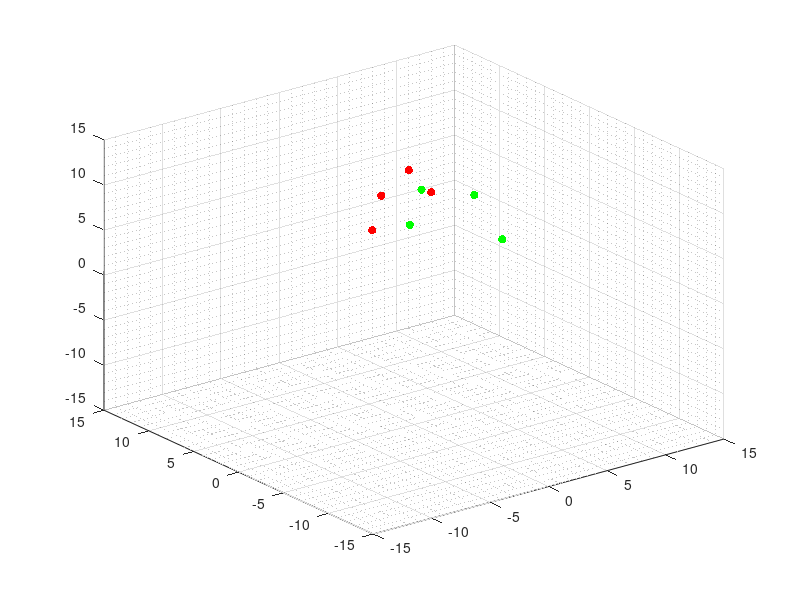

Here is the MATLAB script that generated this plot: (Note: this script raises an error after producing the figure.)
% =========================================================================
% SIMULACIÓN DEL PROBLEMA DE FORMACIÓN EN 3D
% =========================================================================
% Autor: Kenneth Andree Aldana Corado
% Última modificación: 20/09/2022
% Basado en: "Simulación de control de formación sin modificaciones"
% de Andrea Maybell Peña Echeverría
% (MODELO 2)
% =========================================================================
% El siguiente script implementa la simulación de la ecuación de consenso
% sin modificar.
% =========================================================================

%% Inicialización del mundo
gridsize = 15;
initsize = 10;
N = 8; % Definir la cantidad de agentes
dt = 0.01; % Tiempo de muestreo
T = 5; % Tiempo máximo de simulación

% Inicialización de la posición de los agentes
X = initsize*rand(3,N);
Xi = X; % Vector de posición de los agentes

% Inicialización de la velocidad de los agentes
V = zeros(3,N);

%% Grafico de posición inicial de los agentes
%  Se utiliza distinción de color por agentes
%    Rojo:    agente 1
%    Verde:   agente 2

color = [255 0 0;
         255 0 0;
         255 0 0;
         255 0 0;
         0 255 0;
         0 255 0;
         0 255 0;
         0 255 0];   
% Se define la representación gráfica como gráfico de dispersión en 3D
agents = scatter3(X(1,:),X(2,:),X(3,:),[],color,'filled');
grid minor;
xlim([-gridsize, gridsize]);
ylim([-gridsize, gridsize]);
zlim([-gridsize, gridsize]);

%% Inicialización de simulación
t = 0;
ciclos = 1; % Contador de ciclos para finalizar la formación
historico = zeros(100*T,N); % Variable que almacena la velocidad de los agentes
hX = zeros(100*T,N); % Variables para almacenamiento de posición de los agentes
hY = zeros(100*T,N);
hZ = zeros(100*T,N);

while(t < T)
    for i = 1:N
        E = 0;
        for j = 1:N
            dist = X(:,i)- X(:,j); % vector de distancia entre agente i y j
            
            w = 1;
            % Tensión de aristas entre agentes
            E = E + w.*dist;
        end
       
        % Actualización de velocidad
        V(:,i) = -1*E;

    end
    % Actualización de la posición de los agentes
    X = X + V*dt;
    
    % Almacenamiento de variables para graficar
    for a = 1:N
        hX(ciclos,a)= X(1,a);
        hY(ciclos,a)= X(2,a);
        hZ(ciclos,a)= X(3,a);
    end
    historico(ciclos,:) = (sum(V.^2,1)).^0.5;
    % Se actualiza la gráfica, se muestra el movimiento y se incrementa el
    % tiempo
    agents.XData = X(1,:);
    agents.YData = X(2,:);
    agents.ZData = X(3,:);
    pause(dt);
    t = t + dt;
    ciclos = ciclos + 1;
end

% Grafico de la norma de la velocidad de los agentes
figure(1);
plot(0:dt:T,historico);
xlabel('Tiempo (segundos)');
ylabel('Velocidad (u.a/segundo)');
ylim([-1,inf])

% Grafico de posición inicial y final de los agentes, adicionalmente se
% superpone su trayectoria.
figure(2);
hold on;
grid on;
plot3(hX,hY,hZ,'--');
xlabel('Posición en eje X (u.a)');
ylabel('Posición en eje Y (u.a)');
zlabel('Posición en eje Z (u.a)');
scatter3(Xi(1,:),Xi(2,:),Xi(3,:),[], 'k');
scatter3(X(1,:),X(2,:),X(3,:),[], 'k', 'filled');
hold off;
